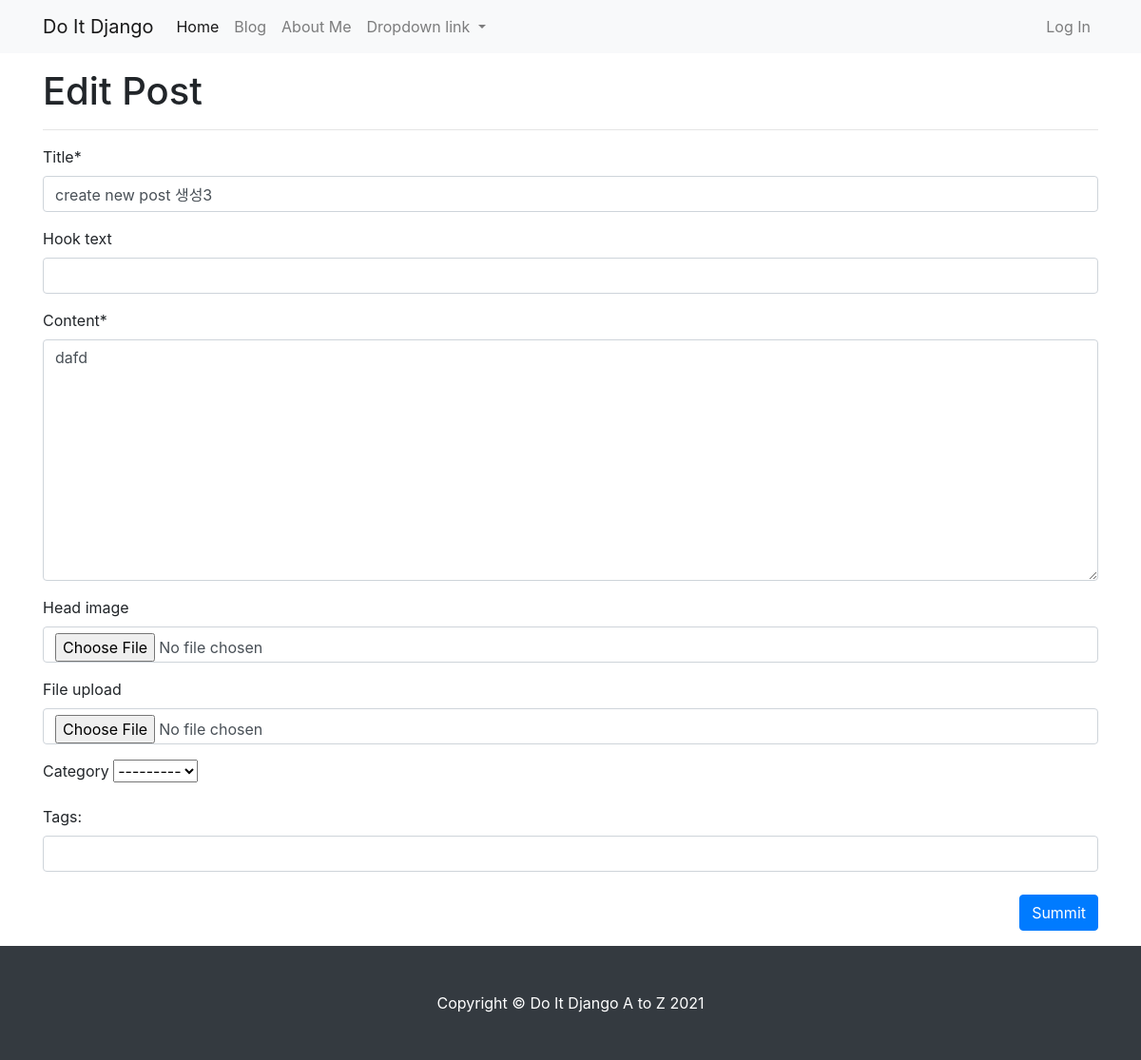
/blog/update_post/6/ (signed in), run on the app's committed database.
### blog/models.py (models this page shows, shortened)
class Post(models.Model):
    title = models.CharField(max_length=30)
    hook_text = models.CharField(max_length=100, blank=True)
    content = MarkdownxField()
    head_image = models.ImageField(upload_to='blog/images/%Y/%m/%d/', blank=True)
    file_upload = models.FileField(upload_to='blog/files/%Y/%m/%d/', blank=True)
    created_at = models.DateTimeField(auto_now_add=True)
    updated_at = models.DateTimeField(auto_now=True)
    author = models.ForeignKey(User, null=True, on_delete=models.SET_NULL)
    category = models.ForeignKey(Category, null=True, blank=True, on_delete=models.SET_NULL)
    tags = models.ManyToManyField(Tag, blank=True)

### blog/views.py (the view, shortened to what this page needs)
# urls.py: path('update_post/<int:pk>/', views.PostUpdate.as_view()),
class PostUpdate(LoginRequiredMixin, UpdateView):
    model = Post
    fields = ["title", "hook_text", "content", "head_image", "file_upload", "category"]
    template_name = "blog/post_update_form.html"
    def get_context_data(self, **kwargs):
        context = super(PostUpdate, self).get_context_data()
        if self.object.tags.exists():
            tags_str_list = list()
            for t in self.object.tags.all():
                tags_str_list.append(t.name)
            context["tags_str_default"] = "; ".join(tags_str_list)
        return context
    def dispatch(self, request, *args, **kwargs):
        if request.user.is_authenticated and request.user == self.get_object().author:
            return super(PostUpdate, self).dispatch(request, *args, **kwargs)
        else:
            raise PermissionDenied

### blog/models.py (called while the page is built)
    def __str__(self):
        return self.name

### blog/templates/blog/post_update_form.html (shortened to what this page needs)
{% extends 'blog/base_full_width.html' %}
{% load crispy_forms_tags %}
{% block main_area %}
    <h1>Edit Post</h1>
    <hr />
    <form method="post" enctype="multipart/form-data">{% csrf_token %}
        {{ form | crispy }}
        <div id="div_id_tags_str">
            <label for="id_tags_str">Tags:</label>
            <input type="text" name="tags_str" id="id_tags_str"
                   class="textinput textInput form-control"
                   value="{{ tags_str_default }}">
        </div>
        <br/>
        <button type="submit" class="btn btn-primary float-right">Summit</button>
    </form>
{% endblock %}

### data on the page
Post: title "create new post 생성3", content "dafd", category "---------"
